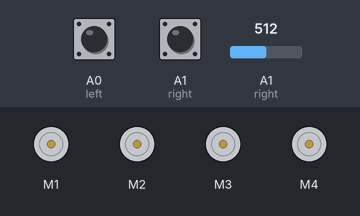
Bench run of a sketch on a simulated Arduino Uno, built with avr-gcc and run on an emulated ATmega328P. On the bench: 4 × DC motor (green arrow = forward, orange = backward, longer = faster). The test bench sets the inputs (shaded band); at power-on: A0 (left) HIGH, A1 (right) HIGH, A1 (right) = 512.

Above: at 1.2 s.
1.3 s: A0 (left) pulled LOW for 0.15 s
At 1.37 s:
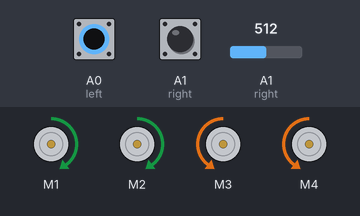
2.9 s: A1 (right) pulled LOW for 0.15 s
At 2.97 s:
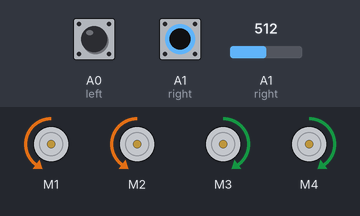
4.5 s: A1 (right) pulled LOW for 3.2 s
At 8.6 s:
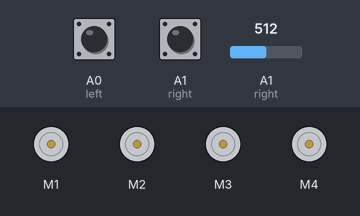
9.2 s: A0 (left) pulled LOW for 3.2 s
At 9.7 s:
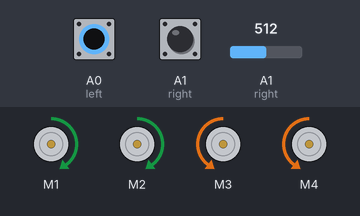
13.9 s: A0 (left) driven LOW and A1 (right) driven LOW
At 14.5 s:
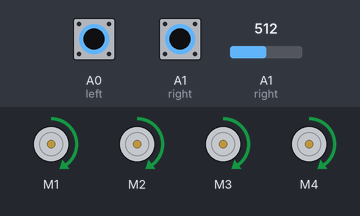
Timing chart, 0 to 16.4 s (numbered marks = the images above; inputs shaded):
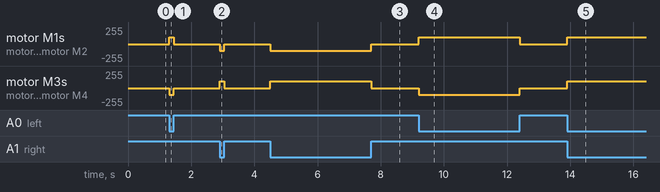

Measured:
- after the input at 1.3 s, motor M1, motor M2: stopped → forward 100/255 at once, → stopped 0.15 s later; motor M3, motor M4: stopped → backward 100/255 at once, → stopped 0.15 s later
- after the input at 2.9 s, motor M1, motor M2: stopped → backward 100/255 at once, → stopped 0.15 s later; motor M3, motor M4: stopped → forward 100/255 at once, → stopped 0.15 s later
- after the input at 4.5 s, motor M1, motor M2: stopped → backward 100/255 at once, → stopped 3.2 s later; motor M3, motor M4: stopped → forward 100/255 at once, → stopped 3.2 s later
- after the input at 9.2 s, motor M1, motor M2: stopped → forward 100/255 at once, → stopped 3.2 s later; motor M3, motor M4: stopped → backward 100/255 at once, → stopped 3.2 s later
- after the input at 13.9 s, motor M1–4: stopped → forward 100/255 at once

The sketch:

Line_Following_Code.ino
```cpp
#include <AFMotor.h>

#define left A0
#define right A1

AF_DCMotor motor1(1, MOTOR12_1KHZ);
AF_DCMotor motor2(2, MOTOR12_1KHZ);
AF_DCMotor motor3(3, MOTOR34_1KHZ);
AF_DCMotor motor4(4, MOTOR34_1KHZ);

void setup() {

  pinMode(left,INPUT);
  pinMode(right,INPUT);

}

void loop(){

  if(digitalRead(left)==0 && digitalRead(right)==0){
    // Move forward
    motor1.run(FORWARD);
    motor1.setSpeed(100);
    motor2.run(FORWARD);
    motor2.setSpeed(100);
    motor3.run(FORWARD);
    motor3.setSpeed(100);
    motor4.run(FORWARD);
    motor4.setSpeed(100);
  }
  else if(digitalRead(left)==0 && !analogRead(right)==0){
    //turn right
    motor1.run(FORWARD);
    motor1.setSpeed(100);
    motor2.run(FORWARD);
    motor2.setSpeed(100);
    motor3.run(BACKWARD);
    motor3.setSpeed(100);
    motor4.run(BACKWARD);
    motor4.setSpeed(100);

  }
  else if(!digitalRead(left)==0 && digitalRead(right)==0){
    //Turn left
    motor1.run(BACKWARD);
    motor1.setSpeed(100);
    motor2.run(BACKWARD);
    motor2.setSpeed(100);
    motor3.run(FORWARD);
    motor3.setSpeed(100);
    motor4.run(FORWARD);
    motor4.setSpeed(100);

  }

  else if(!digitalRead(left)==0 && !digitalRead(right)==0){
    //Stop
    motor1.run(RELEASE);
    motor1.setSpeed(0);
    motor2.run(RELEASE);
    motor2.setSpeed(0);
    motor3.run(RELEASE);
    motor3.setSpeed(0);
    motor4.run(RELEASE);
    motor4.setSpeed(0);

  }

}
```
